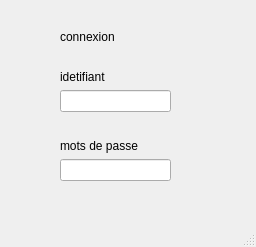
<?xml version="1.0" encoding="UTF-8"?>
<ui version="4.0">
 <class>MainWindow</class>
 <widget class="QMainWindow" name="MainWindow">
  <property name="geometry">
   <rect>
    <x>0</x>
    <y>0</y>
    <width>256</width>
    <height>247</height>
   </rect>
  </property>
  <property name="windowTitle">
   <string>MainWindow</string>
  </property>
  <widget class="QWidget" name="centralwidget">
   <widget class="QWidget" name="verticalLayoutWidget">
    <property name="geometry">
     <rect>
      <x>60</x>
      <y>30</y>
      <width>111</width>
      <height>151</height>
     </rect>
    </property>
    <layout class="QVBoxLayout" name="verticalLayout">
     <item>
      <widget class="QLabel" name="label_conexion">
       <property name="text">
        <string>connexion</string>
       </property>
      </widget>
     </item>
     <item>
      <spacer name="verticalSpacer">
       <property name="orientation">
        <enum>Qt::Vertical</enum>
       </property>
       <property name="sizeHint" stdset="0">
        <size>
         <width>20</width>
         <height>40</height>
        </size>
       </property>
      </spacer>
     </item>
     <item>
      <widget class="QLabel" name="label_connexion_identifiant">
       <property name="text">
        <string>idetifiant</string>
       </property>
      </widget>
     </item>
     <item>
      <widget class="QLineEdit" name="lineEdit_connexion_identifiant"/>
     </item>
     <item>
      <spacer name="verticalSpacer_2">
       <property name="orientation">
        <enum>Qt::Vertical</enum>
       </property>
       <property name="sizeHint" stdset="0">
        <size>
         <width>20</width>
         <height>40</height>
        </size>
       </property>
      </spacer>
     </item>
     <item>
      <widget class="QLabel" name="label_connexion_password">
       <property name="text">
        <string>mots de passe </string>
       </property>
      </widget>
     </item>
     <item>
      <widget class="QLineEdit" name="lineEdit_connexion_password"/>
     </item>
    </layout>
   </widget>
  </widget>
  <widget class="QMenuBar" name="menubar">
   <property name="geometry">
    <rect>
     <x>0</x>
     <y>0</y>
     <width>256</width>
     <height>18</height>
    </rect>
   </property>
  </widget>
  <widget class="QStatusBar" name="statusbar"/>
 </widget>
 <resources/>
 <connections/>
</ui>
